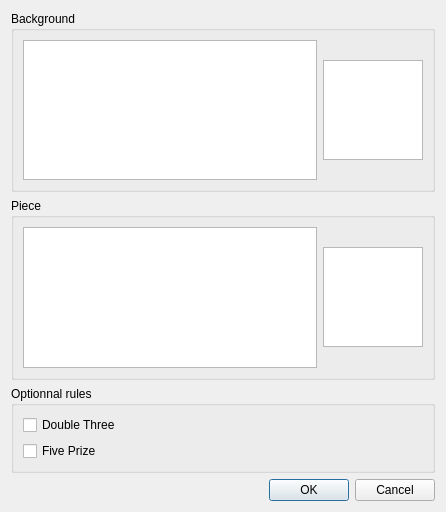
<?xml version="1.0" encoding="UTF-8"?>
<ui version="4.0">
 <class>Parameters</class>
 <widget class="QDialog" name="Parameters">
  <property name="windowModality">
   <enum>Qt::WindowModal</enum>
  </property>
  <property name="geometry">
   <rect>
    <x>0</x>
    <y>0</y>
    <width>446</width>
    <height>512</height>
   </rect>
  </property>
  <property name="minimumSize">
   <size>
    <width>446</width>
    <height>512</height>
   </size>
  </property>
  <property name="maximumSize">
   <size>
    <width>446</width>
    <height>512</height>
   </size>
  </property>
  <property name="windowTitle">
   <string>Parameters</string>
  </property>
  <layout class="QVBoxLayout" name="verticalLayout_2">
   <item>
    <widget class="QGroupBox" name="BackgroundBox">
     <property name="title">
      <string>Background</string>
     </property>
     <layout class="QHBoxLayout" name="horizontalLayout">
      <item>
       <widget class="QListWidget" name="BackgroundList"/>
      </item>
      <item>
       <widget class="QGraphicsView" name="BackgroundPreview">
        <property name="minimumSize">
         <size>
          <width>100</width>
          <height>100</height>
         </size>
        </property>
        <property name="maximumSize">
         <size>
          <width>100</width>
          <height>100</height>
         </size>
        </property>
       </widget>
      </item>
     </layout>
    </widget>
   </item>
   <item>
    <widget class="QGroupBox" name="PieceBox">
     <property name="title">
      <string>Piece</string>
     </property>
     <layout class="QHBoxLayout" name="horizontalLayout_2">
      <item>
       <widget class="QListWidget" name="PieceList"/>
      </item>
      <item>
       <widget class="QGraphicsView" name="PiecePreview">
        <property name="minimumSize">
         <size>
          <width>100</width>
          <height>100</height>
         </size>
        </property>
        <property name="maximumSize">
         <size>
          <width>100</width>
          <height>100</height>
         </size>
        </property>
       </widget>
      </item>
     </layout>
    </widget>
   </item>
   <item>
    <widget class="QGroupBox" name="OtherBox">
     <property name="title">
      <string>Optionnal rules</string>
     </property>
     <layout class="QVBoxLayout" name="verticalLayout">
      <item>
       <widget class="QCheckBox" name="DoubleThree">
        <property name="text">
         <string>Double Three</string>
        </property>
       </widget>
      </item>
      <item>
       <widget class="QCheckBox" name="FivePrize">
        <property name="text">
         <string>Five Prize</string>
        </property>
       </widget>
      </item>
      <item>
       <spacer name="verticalSpacer">
        <property name="orientation">
         <enum>Qt::Vertical</enum>
        </property>
        <property name="sizeHint" stdset="0">
         <size>
          <width>20</width>
          <height>4</height>
         </size>
        </property>
       </spacer>
      </item>
     </layout>
    </widget>
   </item>
   <item>
    <widget class="QDialogButtonBox" name="buttonBox">
     <property name="orientation">
      <enum>Qt::Horizontal</enum>
     </property>
     <property name="standardButtons">
      <set>QDialogButtonBox::Cancel|QDialogButtonBox::Ok</set>
     </property>
    </widget>
   </item>
  </layout>
 </widget>
 <resources/>
 <connections>
  <connection>
   <sender>buttonBox</sender>
   <signal>rejected()</signal>
   <receiver>Parameters</receiver>
   <slot>reject()</slot>
   <hints>
    <hint type="sourcelabel">
     <x>316</x>
     <y>260</y>
    </hint>
    <hint type="destinationlabel">
     <x>286</x>
     <y>274</y>
    </hint>
   </hints>
  </connection>
  <connection>
   <sender>buttonBox</sender>
   <signal>accepted()</signal>
   <receiver>Parameters</receiver>
   <slot>accept()</slot>
   <hints>
    <hint type="sourcelabel">
     <x>222</x>
     <y>491</y>
    </hint>
    <hint type="destinationlabel">
     <x>222</x>
     <y>255</y>
    </hint>
   </hints>
  </connection>
 </connections>
</ui>
